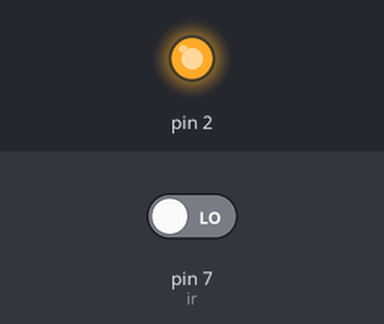
A sketch run on a simulated Arduino Uno, built with avr-gcc and run on an emulated ATmega328P. Shown: output pins drawn as LEDs (lit = HIGH). Inputs (shaded band) come from the test bench; at power-on: pin 7 (ir) LOW. What the sketch prints to the serial monitor is not drawn.

Above: at 0.3 s.
Timing chart, 0 to 1.8 s (numbered marks = the images above):
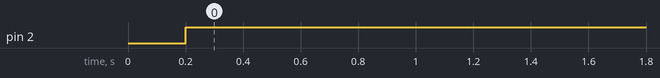

Measured:
- by itself, pin 2: LOW → HIGH at 0.20 s

The sketch:

irsensor.ino
```cpp
int ir=7;
int a;

void setup() {
  // put your setup code here, to run once:
  Serial.begin(9600);
  pinMode(7,INPUT);
  pinMode(2,OUTPUT);
}

void loop() {
  // put your main code here, to run repeatedly:
  a=digitalRead(ir);
  Serial.println(a);
  delay(200);
  if(a==1)
  {
    digitalWrite(2,LOW);
  }
  else
  {
    digitalWrite(2,HIGH);
  }
}
```
